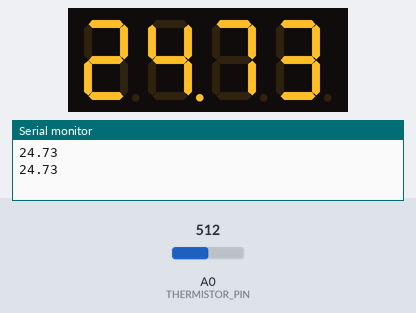
The sketch below on a simulated Arduino Uno, built with avr-gcc and run on an emulated ATmega328P. On the bench: 4-digit seven-segment display, the last lines printed to the serial monitor. The inputs (shaded band) are chosen by the test bench; at power-on: A0 (THERMISTOR_PIN) = 512.

Above: at 1.3 s.
1.4 s: A0 (THERMISTOR_PIN) set to 283
At 2.0 s:
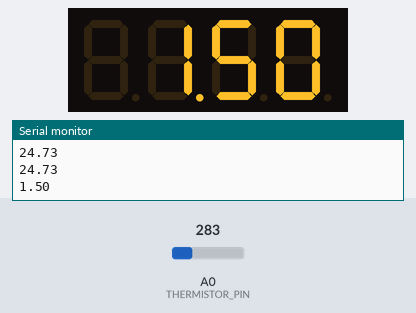
3.0 s: A0 (THERMISTOR_PIN) set to 259
At 4.2 s:
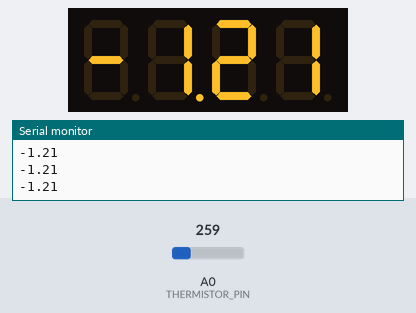
4.5 s: A0 (THERMISTOR_PIN) set to 196
At 5.5 s:
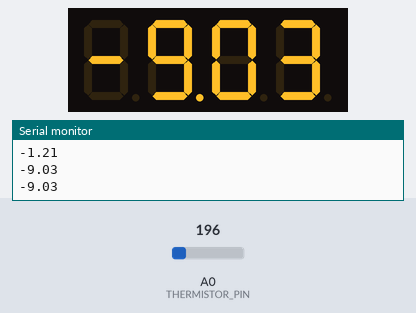
6.0 s: A0 (THERMISTOR_PIN) set to 171
At 6.7 s:
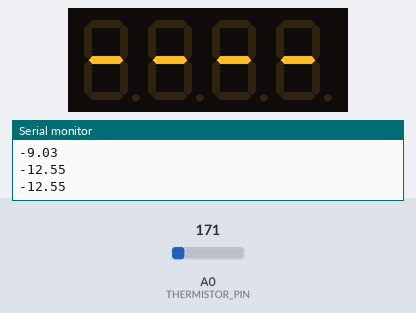
Timing chart, 0 to 8.5 s (numbered marks = the images above; inputs shaded):
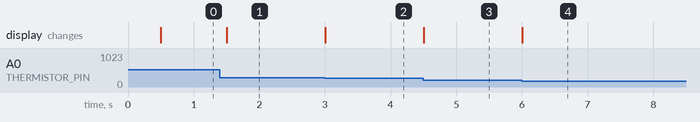

Measured:
- the behaviour switches between 270 and 269 on A0 (THERMISTOR_PIN) (found by bisection; images 1 and 2)
- the behaviour switches between 189 and 188 on A0 (THERMISTOR_PIN) (found by bisection; images 3 and 4)
- after the input at 1.4 s, the display: changes after 0.10 s (image 1)
- after the input at 3.0 s, the display: changes at once (image 2)
- after the input at 4.5 s, the display: changes at once (image 3)
- after the input at 6.0 s, the display: changes at once (image 4)

The sketch:

thermo_display.ino
```cpp
#include "SevSeg.h"

#define THERMISTOR_PIN A0 // Define the analog pin where the thermistor is connected

SevSeg sevseg; // Instantiate a seven-segment display controller object

void setup() {
  Serial.begin(9600); // Initialize serial communication at 9600 baud rate
  setupDisplay();     // Setup the seven-segment display
}

void loop() {
  static unsigned long timer = millis(); // Initialize a timer for non-blocking delay

  // Update the display every 500 milliseconds
  if (millis() - timer >= 500) {
    timer += 500; // Reset the timer
    float temperature = readTemperature(); // Read the temperature in Celsius
    displayTemperature(temperature);       // Display the temperature on the seven-segment display
  }

  sevseg.refreshDisplay(); // Refresh the display to show the current value
}

// Setup the seven-segment display
void setupDisplay() {
  byte numDigits = 4; // Number of digits on the seven-segment display
  byte digitPins[] = {2, 3, 4, 5}; // Pins connected to the digits
  byte segmentPins[] = {6, 7, 8, 9, 10, 11, 12, 13}; // Pins connected to the segments

  bool resistorsOnSegments = false; // Set to true if resistors are connected to segments instead of digits
  byte hardwareConfig = COMMON_ANODE; // Type of seven-segment display: COMMON_ANODE or COMMON_CATHODE
  bool updateWithDelays = false; // Set to true if you want the display to update with delays (not recommended)
  bool leadingZeros = false; // Set to true if you want leading zeros to be displayed
  bool disableDecPoint = false; // Set to true if you want to disable the decimal point

  // Initialize the seven-segment display with the above settings
  sevseg.begin(hardwareConfig, numDigits, digitPins, segmentPins, resistorsOnSegments, updateWithDelays, leadingZeros, disableDecPoint);
  sevseg.setBrightness(90); // Set the brightness of the display (0-100)
}

// Read the temperature from the thermistor in Celsius
float readTemperature() {
  float R1 = 10000; // Known resistor value in the voltage divider (10kΩ)
  float logR2, R2, T, Tc; // Variables for calculations
  // Coefficients for the Steinhart-Hart equation for a 10k thermistor
  float c1 = 1.009249522e-03, c2 = 2.378405444e-04, c3 = 2.019202697e-07;

  int Vo = analogRead(THERMISTOR_PIN); // Read the analog value from the thermistor
  R2 = R1 * (1023.0 / (float)Vo - 1.0); // Calculate the resistance of the thermistor
  logR2 = log(R2); // Calculate the logarithm of the thermistor resistance
  T = (1.0 / (c1 + c2 * logR2 + c3 * logR2 * logR2 * logR2)); // Calculate the temperature in Kelvin using the Steinhart-Hart equation
  Tc = T - 273.15; // Convert the temperature from Kelvin to Celsius

  return Tc; // Return the temperature in Celsius
}

// Display the temperature on the seven-segment display
void displayTemperature(float temperature) {
  Serial.println(temperature);
  sevseg.setNumberF(temperature, 2); // Display the temperature with 2 decimal places
}
```
